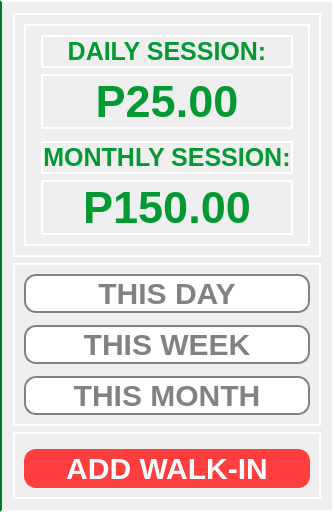
              <widget class="QFrame" name="frame_48">
               <property name="maximumSize">
                <size>
                 <width>16777215</width>
                 <height>16777215</height>
                </size>
               </property>
               <property name="styleSheet">
                <string notr="true">border-color:white;
border-left-color:#037a28;
border-width: 1.5px;
border-style: solid;</string>
               </property>
               <property name="frameShape">
                <enum>QFrame::StyledPanel</enum>
               </property>
               <property name="frameShadow">
                <enum>QFrame::Raised</enum>
               </property>
               <layout class="QVBoxLayout" name="verticalLayout_9">
                <property name="spacing">
                 <number>6</number>
                </property>
                <item>
                 <widget class="QFrame" name="frame_52">
                  <property name="styleSheet">
                   <string notr="true">border-color: white;</string>
                  </property>
                  <property name="frameShape">
                   <enum>QFrame::StyledPanel</enum>
                  </property>
                  <property name="frameShadow">
                   <enum>QFrame::Raised</enum>
                  </property>
                  <layout class="QHBoxLayout" name="horizontalLayout_26">
                   <item>
                    <widget class="QFrame" name="frame_53">
                     <property name="frameShape">
                      <enum>QFrame::StyledPanel</enum>
                     </property>
                     <property name="frameShadow">
                      <enum>QFrame::Raised</enum>
                     </property>
                     <layout class="QGridLayout" name="gridLayout_4">
                      <item row="4" column="2">
                       <widget class="QFrame" name="frame_59">
                        <property name="frameShape">
                         <enum>QFrame::StyledPanel</enum>
                        </property>
                        <property name="frameShadow">
                         <enum>QFrame::Raised</enum>
                        </property>
                       </widget>
                      </item>
                      <item row="0" column="2">
                       <widget class="QFrame" name="frame_55">
                        <property name="frameShape">
                         <enum>QFrame::StyledPanel</enum>
                        </property>
                        <property name="frameShadow">
                         <enum>QFrame::Raised</enum>
                        </property>
                       </widget>
                      </item>
                      <item row="1" column="1">
                       <widget class="QPushButton" name="day_label">
                        <property name="focusPolicy">
                         <enum>Qt::NoFocus</enum>
                        </property>
                        <property name="styleSheet">
                         <string notr="true">font: bold 45px Arial, serif;
color:#049933;
text-align:center;
border-radius: 1px;</string>
                        </property>
                        <property name="text">
                         <string>P25.00</string>
                        </property>
                       </widget>
                      </item>
                      <item row="1" column="2">
                       <widget class="QFrame" name="frame_57">
                        <property name="frameShape">
                         <enum>QFrame::StyledPanel</enum>
                        </property>
                        <property name="frameShadow">
                         <enum>QFrame::Raised</enum>
                        </property>
                       </widget>
                      </item>
                      <item row="0" column="1">
                       <widget class="QPushButton" name="month_label">
                        <property name="maximumSize">
                         <size>
                          <width>300</width>
                          <height>16777215</height>
                         </size>
                        </property>
                        <property name="focusPolicy">
                         <enum>Qt::NoFocus</enum>
                        </property>
                        <property name="styleSheet">
                         <string notr="true">font: bold 25px Arial, serif;
color:#049933;
text-align:center;
border-radius:1px;</string>
                        </property>
                        <property name="text">
                         <string>DAILY SESSION:</string>
                        </property>
                       </widget>
                      </item>
                      <item row="4" column="0">
                       <widget class="QFrame" name="frame_58">
                        <property name="frameShape">
                         <enum>QFrame::StyledPanel</enum>
                        </property>
                        <property name="frameShadow">
                         <enum>QFrame::Raised</enum>
                        </property>
                       </widget>
                      </item>
                      <item row="4" column="1">
                       <widget class="QPushButton" name="year_label">
                        <property name="focusPolicy">
                         <enum>Qt::NoFocus</enum>
                        </property>
                        <property name="styleSheet">
                         <string notr="true">font: bold 45px Arial, serif;
color:#049933;
text-align:center;
border-radius: 1px;</string>
                        </property>
                        <property name="text">
                         <string>P150.00</string>
                        </property>
                       </widget>
                      </item>
                      <item row="0" column="0">
                       <widget class="QFrame" name="frame_54">
                        <property name="frameShape">
                         <enum>QFrame::StyledPanel</enum>
                        </property>
                        <property name="frameShadow">
                         <enum>QFrame::Raised</enum>
                        </property>
                       </widget>
                      </item>
                      <item row="1" column="0">
                       <widget class="QFrame" name="frame_56">
                        <property name="frameShape">
                         <enum>QFrame::StyledPanel</enum>
                        </property>
                        <property name="frameShadow">
                         <enum>QFrame::Raised</enum>
                        </property>
                       </widget>
                      </item>
                      <item row="3" column="1">
                       <widget class="QPushButton" name="pushButton_10">
                        <property name="focusPolicy">
                         <enum>Qt::NoFocus</enum>
                        </property>
                        <property name="styleSheet">
                         <string notr="true">font: bold 25px Arial, serif;
color:#049933;
text-align:center;
border-radius:1px;</string>
                        </property>
                        <property name="text">
                         <string>MONTHLY SESSION:</string>
                        </property>
                       </widget>
                      </item>
                      <item row="2" column="1">
                       <widget class="QFrame" name="frame_13">
                        <property name="maximumSize">
                         <size>
                          <width>16777215</width>
                          <height>10</height>
                         </size>
                        </property>
                        <property name="frameShape">
                         <enum>QFrame::StyledPanel</enum>
                        </property>
                        <property name="frameShadow">
                         <enum>QFrame::Raised</enum>
                        </property>
                       </widget>
                      </item>
                     </layout>
                    </widget>
                   </item>
                  </layout>
                 </widget>
                </item>
                <item>
                 <widget class="QFrame" name="frame_51">
                  <property name="styleSheet">
                   <string notr="true">border-color: white;</string>
                  </property>
                  <property name="frameShape">
                   <enum>QFrame::StyledPanel</enum>
                  </property>
                  <property name="frameShadow">
                   <enum>QFrame::Raised</enum>
                  </property>
                  <layout class="QVBoxLayout" name="verticalLayout_13">
                   <item>
                    <widget class="QPushButton" name="this_day_btn">
                     <property name="maximumSize">
                      <size>
                       <width>400</width>
                       <height>300</height>
                      </size>
                     </property>
                     <property name="cursor">
                      <cursorShape>PointingHandCursor</cursorShape>
                     </property>
                     <property name="focusPolicy">
                      <enum>Qt::NoFocus</enum>
                     </property>
                     <property name="styleSheet">
                      <string notr="true">QPushButton{

border-radius:  12px;
border-style: solid;
border-color: #828282;
background-color: white;
color: #828282;
font: bold 30px Arial, serif;
border-width: 2px;

}

QPushButton:hover{
	border-color:#828282;
	background-color: #828282;
	color: white;
}

QPushButton:checked{
border-color:#828282;
	background-color: #828282;
	color: white;
}</string>
                     </property>
                     <property name="text">
                      <string>THIS DAY</string>
                     </property>
                     <property name="checkable">
                      <bool>true</bool>
                     </property>
                     <property name="autoExclusive">
                      <bool>true</bool>
                     </property>
                    </widget>
                   </item>
                   <item>
                    <widget class="QFrame" name="frame_62">
                     <property name="maximumSize">
                      <size>
                       <width>16777215</width>
                       <height>10</height>
                      </size>
                     </property>
                     <property name="frameShape">
                      <enum>QFrame::StyledPanel</enum>
                     </property>
                     <property name="frameShadow">
                      <enum>QFrame::Raised</enum>
                     </property>
                    </widget>
                   </item>
                   <item>
                    <widget class="QPushButton" name="this_week_btn">
                     <property name="maximumSize">
                      <size>
                       <width>400</width>
                       <height>300</height>
                      </size>
                     </property>
                     <property name="cursor">
                      <cursorShape>PointingHandCursor</cursorShape>
                     </property>
                     <property name="focusPolicy">
                      <enum>Qt::NoFocus</enum>
                     </property>
                     <property name="styleSheet">
                      <string notr="true">QPushButton{

border-radius:  12px;
border-style: solid;
border-color: #828282;
background-color: white;
color: #828282;
font: bold 30px Arial, serif;
border-width: 2px;

}

QPushButton:hover{
	border-color:#828282;
	background-color: #828282;
	color: white;
}

QPushButton:checked{
border-color:#828282;
	background-color: #828282;
	color: white;
}</string>
                     </property>
                     <property name="text">
                      <string>THIS WEEK</string>
                     </property>
                     <property name="checkable">
                      <bool>true</bool>
                     </property>
                     <property name="autoExclusive">
                      <bool>true</bool>
                     </property>
                    </widget>
                   </item>
                   <item>
                    <widget class="QFrame" name="frame_63">
                     <property name="maximumSize">
                      <size>
                       <width>16777215</width>
                       <height>10</height>
                      </size>
                     </property>
                     <property name="frameShape">
                      <enum>QFrame::StyledPanel</enum>
                     </property>
                     <property name="frameShadow">
                      <enum>QFrame::Raised</enum>
                     </property>
                    </widget>
                   </item>
                   <item>
                    <widget class="QPushButton" name="this_month_btn">
                     <property name="maximumSize">
                      <size>
                       <width>400</width>
                       <height>300</height>
                      </size>
                     </property>
                     <property name="cursor">
                      <cursorShape>PointingHandCursor</cursorShape>
                     </property>
                     <property name="focusPolicy">
                      <enum>Qt::NoFocus</enum>
                     </property>
                     <property name="styleSheet">
                      <string notr="true">QPushButton{

border-radius:  12px;
border-style: solid;
border-color: #828282;
background-color: white;
color: #828282;
font: bold 30px Arial, serif;
border-width: 2px;

}

QPushButton:hover{
	border-color:#828282;
	background-color: #828282;
	color: white;
}

QPushButton:checked{
border-color:#828282;
	background-color: #828282;
	color: white;
}</string>
                     </property>
                     <property name="text">
                      <string>THIS MONTH</string>
                     </property>
                     <property name="checkable">
                      <bool>true</bool>
                     </property>
                     <property name="autoExclusive">
                      <bool>true</bool>
                     </property>
                    </widget>
                   </item>
                  </layout>
                 </widget>
                </item>
                <item>
                 <widget class="QFrame" name="frame_50">
                  <property name="styleSheet">
                   <string notr="true">border-color: white;</string>
                  </property>
                  <property name="frameShape">
                   <enum>QFrame::StyledPanel</enum>
                  </property>
                  <property name="frameShadow">
                   <enum>QFrame::Raised</enum>
                  </property>
                  <layout class="QVBoxLayout" name="verticalLayout_14">
                   <item>
                    <widget class="QFrame" name="frame_64">
                     <property name="frameShape">
                      <enum>QFrame::StyledPanel</enum>
                     </property>
                     <property name="frameShadow">
                      <enum>QFrame::Raised</enum>
                     </property>
                    </widget>
                   </item>
                   <item>
                    <widget class="QPushButton" name="add_walk_in_entry_btn">
                     <property name="minimumSize">
                      <size>
                       <width>100</width>
                       <height>0</height>
                      </size>
                     </property>
                     <property name="maximumSize">
                      <size>
                       <width>550</width>
                       <height>55</height>
                      </size>
                     </property>
                     <property name="cursor">
                      <cursorShape>PointingHandCursor</cursorShape>
                     </property>
                     <property name="focusPolicy">
                      <enum>Qt::NoFocus</enum>
                     </property>
                     <property name="contextMenuPolicy">
                      <enum>Qt::PreventContextMenu</enum>
                     </property>
                     <property name="styleSheet">
                      <string notr="true">QPushButton{
border-color: #FF3E3F;
background-color: #ff3e3f;
color: rgb(255, 255, 255);
border-radius: 12px;
font: bold 30px Arial, serif;
text-align: center;
cursor: grab;
}

QPushButton:hover{
	border-color:#cc3132;
	background-color: #cc3132;
}
</string>
                     </property>
                     <property name="text">
                      <string>ADD WALK-IN</string>
                     </property>
                    </widget>
                   </item>
                  </layout>
                 </widget>
                </item>
               </layout>
              </widget>
